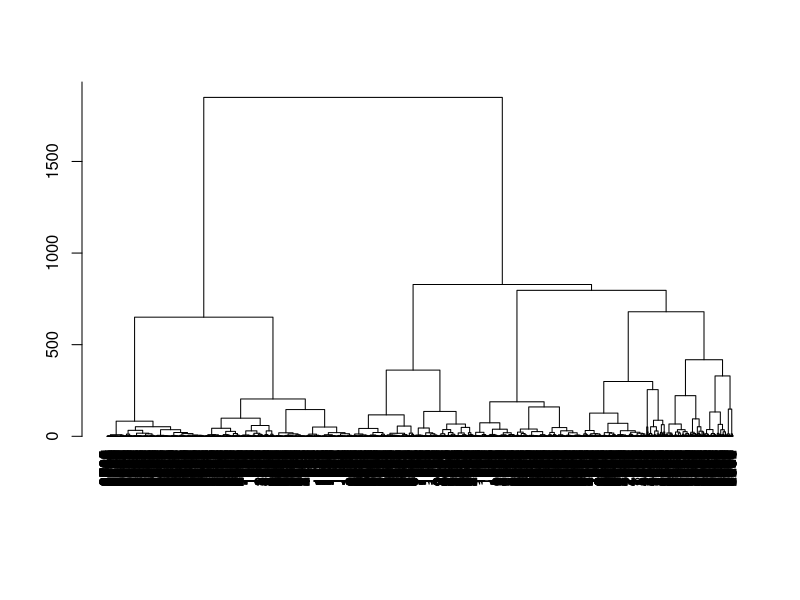
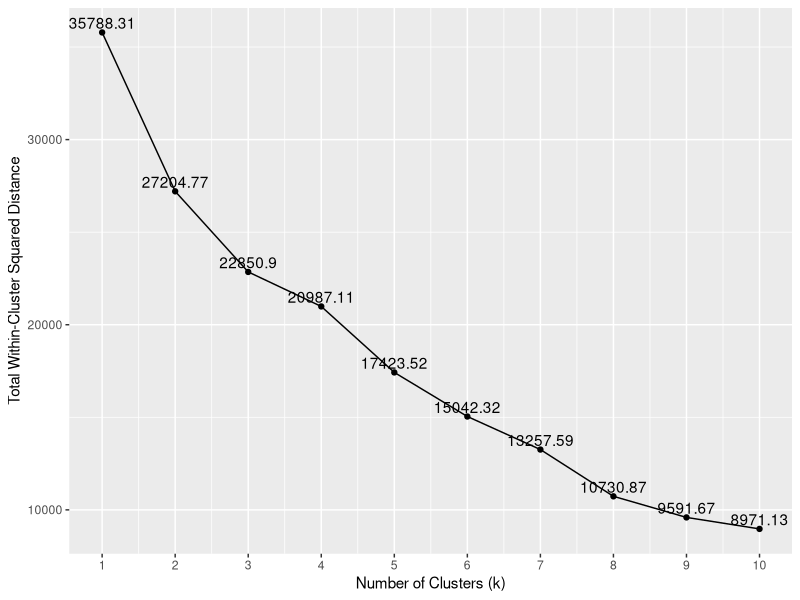
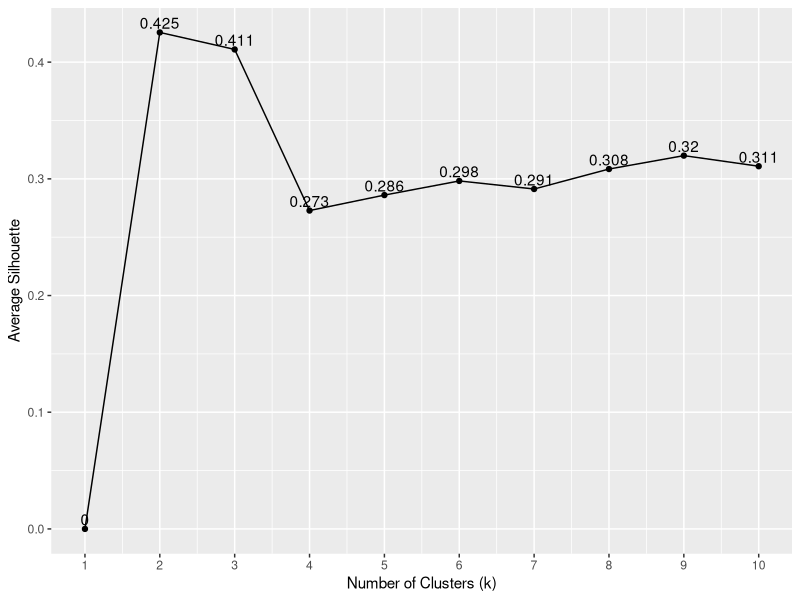

Write R code to recreate these figures, in order.
### MIHIR NEVPURKAR ###
### https://www.linkedin.com/in/mihirnevpurkar/ ###




######## Clustering Analysis ######## 
# Clear the workspace
rm(list=ls())
cat("\014")

########  ########  
# load in the data file into data.frame
df <- read.csv(file='AirlineLoyalty.csv', stringsAsFactors = FALSE)

row.names(df) <- df[,1]
# remove the ID column
df <- df[,-1]

###### normalize input variables ######
# scale the data
df.norm <- data.frame(sapply(df, scale))
# add row names: 
row.names(df.norm) <- row.names(df) 

##-------------------------------------------------------####

## ###
###### hierarchical clustering using all variables ######
# calculate the distance matrix
dist <- dist(df.norm, method = "euclidean")



hc2 <- hclust(dist, method = "ward.D")
plot(hc2, hang = -1, ann = FALSE)

###### cut the tree into k clusters ######
# specify # of clusters k
member1 <- cutree(hc2, k = 2)  # Cut the dendrogram such that k clusters are produced
# check the number of records in each cluster
table(member1)
member1
## Attaching class label to the original DF #
df$cluster_hc_ward <- cutree(hc2, k = 2) 


###---------------------------------------------------------####

###  ###


### Without PCA ##
# for replication
set.seed(123)
clus.out_no_pca <- kmeans(df.norm[, 1:11], centers = 2, nstart = 10)
clus.out_no_pca$size


## with PCA ##
######## PCA + Clustering Analysis ########  
pca.out = prcomp(df.norm[, 1:11]) # perform PCA on columns 1~11
# summary report
summary(pca.out)

# get factor loadings/weights
rot = as.data.frame(pca.out$rotation)  # rotation matrix: rows are variable, columns are components

# now let us look at the pc scores for the observations
scores = as.data.frame(pca.out$x)

# now we perform cluster analysis
# instead of using Xs in df.nona, we want to using these PCs in scores
# lets use the first 6 components and make 2 clusters
clus.out <- kmeans(scores[,1:6],  centers = 2, nstart = 10)
# ratio of between-cluster variation to within-cluster variation => higher than using all the variables in the raw data
clus.out$betweenss/clus.out$tot.withinss
clus.out$size

###### Choosing K Using "elbow plot" or "Silhouette" ###### 

#install.packages('cluster')  
library(cluster)   # for use of silhouette()

# (1) "elbow plot" 
# -> calculate the total within-cluster sum of square measures
# -> the location of elbow (i.e., bend) indicate the appropriate number of clusters.
# (2) "Silhouette"
# use silhouette() in the cluster package to compute the average silhouette score
# -> A high average silhouette indicates a good clustering. 
# -> The optimal number of clusters k is the one that maximizes the average silhouette.

choosek <- data.frame(matrix(ncol = 3, nrow = 0))
colnames(choosek) <- c("numClusters", "totWithinSS", "avg_silhouette")
for (k in 1:10) {
  set.seed(123)
  tempkm <- kmeans(scores[,1:6],  centers = k, nstart = 10)
  
  # Note that silhouette statistics are only defined if 2 <= k <= n-1.
  if (k==1) {
    ss <- 0
  } else {
    ss <- silhouette(tempkm$cluster, dist(scores[,1:6]))[, 3]
  }
  
  # append statistics
  tempdf <- data.frame(numClusters = k, totWithinSS = tempkm$tot.withinss, avg_silhouette = mean(ss))
  choosek <- rbind(choosek, tempdf)
}

require(ggplot2)

# elbow plot
g <- ggplot(choosek, aes(numClusters, totWithinSS))
g + geom_line() + geom_point() + labs(x="Number of Clusters (k)", y="Total Within-Cluster Squared Distance") +geom_text(aes(label=round(totWithinSS, 2)), vjust=-0.3) + scale_x_continuous(breaks = seq(1:10))

# Silhouette #### Q3
g <- ggplot(choosek, aes(numClusters, avg_silhouette))
g + geom_line() + geom_point() + labs(x="Number of Clusters (k)", y="Average Silhouette") +geom_text(aes(label=round(avg_silhouette, 3)), vjust=-0.3) + scale_x_continuous(breaks = seq(1:10))


######--------------------------------------------------####







####Interpreting Results of Clustering ###

### Clustering using HCLUST ###
table(member1) ## Cluster 1: 1573 (39 %) Cluster 2 : 2426( 60% )
survey2 = cbind(df[,c(1,2,3,4,11)], cluster = member1)
aggdf <- aggregate(cbind(Balance,Qual_miles,cc1_miles,cc2_miles,Award.) ~ cluster, data=survey2, mean )
aggdf


### Clustering using PCA and Kmeans ##
clus.out ###Cluster 1: 2894 (72 % ) Cluster 2 ( 28 %) : 1105
clus.out$size
survey = cbind(df[,c(1,2,3,4,11)], cluster = clus.out$cluster)


aggdf_k_means <- aggregate(cbind(Balance,Qual_miles,cc1_miles,cc2_miles,Award.) ~ cluster, data=survey, mean )
aggdf_k_means



### If we compare results from HCLUST and KMEANS clustering we can notice that 
### HCLUST has given more balanced clustering results as compared to KMEANS #

#### cluster  Balance Qual_miles cc1_miles cc2_miles    Award.
#1       1 39163.85   1.367451  2932.295  2500.000 0.0000000
#2       2 95930.33 236.670651 18726.298  2650.453 0.6104699


### Characteristics of customers :
## Cluster 2 : When we look a the number we can easily identify that they are the frequent flyer customers and most of them are awarded before as well.
## Cluster 1 : As compared to cluster 2 they are less frequent flyers. We should target this cluster to get them more engaged with company offers.

## if we focus on clusters obtained by HCLUST the we have 2 clusters.

##----- Offers for customers in CLuster 2 ( Frequent flyers) ------- ###
###----******* Offer 1 *******-----####
## In cluster 2 ; the mean Balance (Number of miles eligible for award travel) is 95930.33.
## It clearly states cluster 2 is the loyal customer base and we should aim to retain these customers
## we can run campaign like : " Book one more Ticket with us to make your Balance to 1 Lacs and get 30 % off on your next eligible travel plus extra baggage allowance and stand a chance to win Award Travel 

###----******* Offer 2 *******-----####
## In cluster 2 ; the mean Qual_miles (Number of miles counted as qualifying for top flight status) is  236.670651.
## It clearly states cluster 2 is the loyal customer base and we should aim to retain these customers
## we can run campaign like : " Book one Flight Ticket of Business class on weekdays with us and get second business class ticket with 50 % Discount and get 30 % off on your next to next eligible travel plus extra baggage allowance  


##----- Offers for customers in CLuster 2 ( Non Frequent flyers) ------- ###
###----******* Offer 1 *******-----####
## In cluster 1 ; the mean cc1_miles (Number of miles earned with Frequent Flyer credit card in the past 12 months) is 2932.295 which is very less than cluster 2's cc1_miles.
## It clearly states cluster 1 is the inconsistent customer base and we should aim to attract these customers with stunning offers and we must encourage them to use frequent flyer credit card instead of normal cc
## we can run campaign like : " Book your ticket with frequent flyer credit card and get 2x miles as rewards and priority seat selection plus additional 10% off on your next flight and 25% off each on your next 2 flights ( To increase their engagement with company we must provoke them to use frequent flyer credit card) 

###----******* Offer 2 *******-----####
## In cluster 1 ; the mean Balance (Number of miles eligible for award trave) is 39163.85 and mean of Award is 0.
## It clearly states cluster 1 has less flying frequency and the company has never offered them chance of award travel. SO we should make them aware of Award Travel so that they could get more engaged with the company
## we can run campaign like : " Buy 3 flight tickets in the next two months and earn additional 20000 miles plus 50 % off on your 4th Travel Ticket  "  

###----******* Offer 3 *******-----####

## We can introduce one Travel Pass for less frequent flyers. In which we can offer them fixed number of tickets in certain duration with flexibility of dates so that they won't suffer from price fluctuations of flight tickets.

